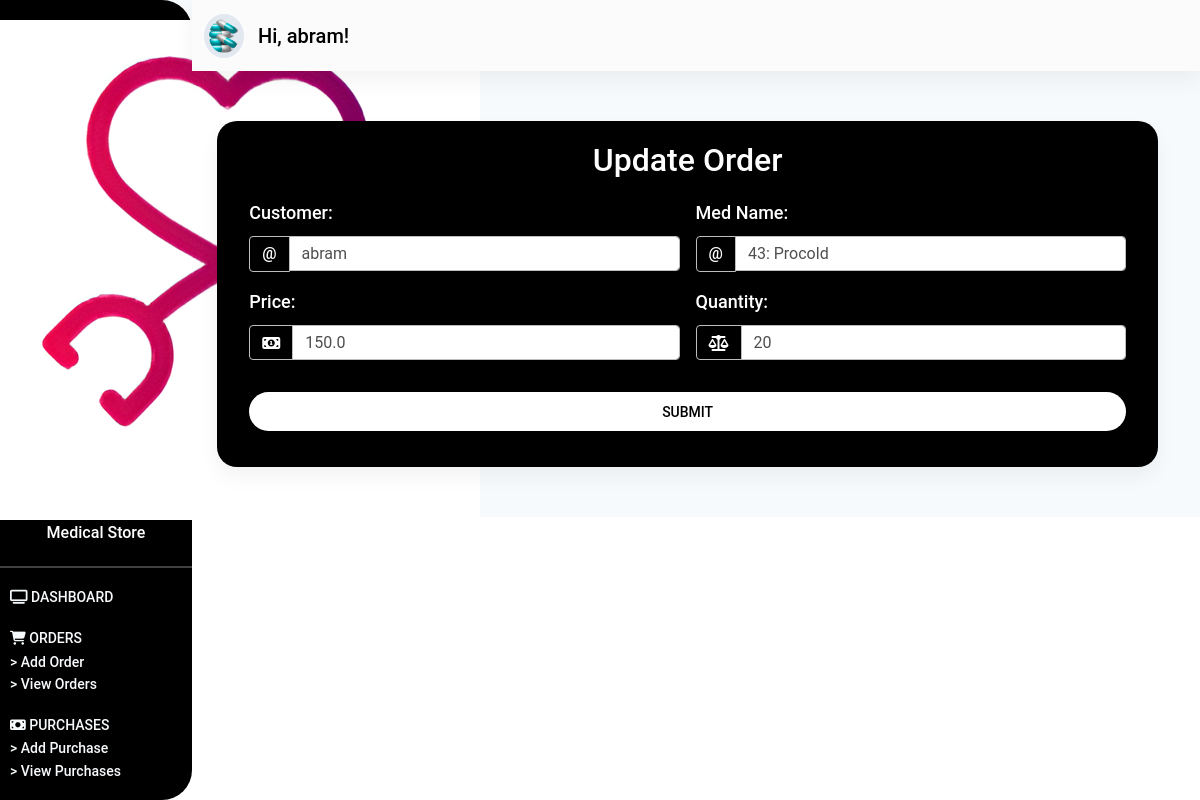
Page /customer/orders/update/1/ (signed in) on the committed database.
### customer/models.py (models this page shows, shortened)
class Order(models.Model):
    customer = models.ForeignKey(User, on_delete=models.CASCADE)
    med_name = models.ForeignKey(Medicine, on_delete=models.CASCADE)
    price = models.FloatField()
    timestamp = models.DateTimeField(auto_now_add=True)
    quantity = models.IntegerField()

### store/models.py (models this page shows, shortened)
class Medicine(models.Model):
    med_code = models.IntegerField()
    med_name = models.CharField(max_length=50)
    dealer_name = models.ForeignKey(Dealer, on_delete=models.CASCADE)
    price = models.FloatField()
    stock = models.IntegerField()
    description = models.TextField()
    def __str__(self):
        return f"{self.med_code}: {self.med_name}"

### customer/views.py (the view, shortened to what this page needs)
# urls.py: path('orders/update/<int:pk>/', update_order_page, name="update-order"),
@login_required(login_url="/login/customer/")
def update_order_page(request, pk):
    order = Order.objects.get(id=pk)
    form = AddOrderForm(instance=order)
    context = {
        "form": form
    }
    return render(request, "store/customer/update-order.html", context)

### store/templates/store/customer/update-order.html (shortened to what this page needs)
{% extends 'store/base.html' %}
{% load static %}
{% block content %}
    <section id="dashboard_section" class="dashboard_section">
        {% include "store/_dashboard-customer.html" %}
        <div class="container-fluid">
            <div class="add_dealer">
                <div class="purchase__card card">
                    <p class="h2">
                        Update Order
                    </p>
                    <div class="add__dealer__form">
                        <div class="container">
                            <form class="row g-3 needs-validation" method="POST">
                                <div class="col-md-6">
                                    <label for="validationCustomCustomerName" class="form-label">
                                        Customer:
                                    </label>
                                    <div class="input-group">
                                        <span class="input-group-text" id="inputGroupPrepend">@</span>
                                        {{ form.customer }}
                                    </div>
                                </div>
                                <div class="col-md-6">
                                    <label for="validationCustomMedName" class="form-label">
                                        Med Name:
                                    </label>
                                    <div class="input-group">
                                        <span class="input-group-text" id="inputGroupPrepend">@</span>
                                        {{ form.med_name }}
                                    </div>
                                </div>
                                <div class="col-md-6">
                                    <label for="validationPrice" class="form-label">
                                        Price:
                                    </label>
                                    <div class="input-group">
                                        <span class="input-group-text" id="inputGroupPrepend">
                                            <i class="fa fa-money" aria-hidden="true"></i>
                                        </span>
                                        {{ form.price }}
                                    </div>
                                </div>
                                <div class="col-md-6">
                                    <label for="validationQuantity" class="form-label">
                                        Quantity:
                                    </label>
                                    <div class="input-group">
                                        <span class="input-group-text" id="inputGroupPrepend">
                                            <i class="fa fa-balance-scale" aria-hidden="true"></i>
                                        </span>
                                        {{ form.quantity }}
                                    </div>
                                </div>
                                <div class="col-12 pt-3">
                                    <div class="col-12 pb-3">
                                        <button class="btn btn-block login-button" type="submit">
                                            Submit
                                        </button>
                                    </div>
                                </div>
                            </form>
                        </div>
                    </div>
                </div>
            </div>
        </div>
    </section>
{% endblock content %}

### store/templates/store/_dashboard-customer.html (shortened to what this page needs)
{% load static %}
<div class="dashboard_header" id="sidebarToggleButton">
    <div class="dasboard_sidebar">
        <nav class="sidenav_bar sidenav-d-none" id="sideNavBar">
            <div class="dashboard_logo">
                <div class="logo_flex">
                    <span class="text">
                        Medical Store
                    </span>
                </div>
            </div>
            <hr class="hr_sidenav">
            <div class="sidebar_main">
                <ul class="sidebar">
                    <li class="sidebar_item">
                        <a href="{% url 'store:dashboard-admin' %}" class="item_link">
                            <i class="fa fa-television" aria-hidden="true"></i>
                            <span class="item_text sidebar_active">
                                Dashboard
                            </span>
                        </a>
                    </li>
                    <li class="sidebar_item">
                        <a class="item_link" id="dealerID">
                            <i class="fa fa-shopping-cart" aria-hidden="true"></i>
                            <span class="item_text">
                                Orders
                            </span>
                        </a>
                        <div class="dealer__items" id="dealerItems">
                            <a href="{% url "customer:add-order" %}" class="dealer__item">
                                > Add Order
                            </a>
                            <a href="{% url "customer:view-orders" %}" class="dealer__item">
                                > View Orders
                            </a>
                        </div>
                    </li>
                    <li class="sidebar_item" id="purchaseID">
                        <a class="item_link">
                            <i class="fas fa-money-bill    "></i>
                            <span class="item_text">
                                Purchases
                            </span>
                        </a>
                        <div class="purchase__items" id="purchaseItems">
                            <a href="{% url 'customer:add-purchase' %}" class="dealer__item">
                                > Add Purchase
                            </a>
                            <a href="{% url 'customer:view-purchases' %}" class="dealer__item">
                                > View Purchases
                            </a>
                        </div>
                    </li>
                </ul>
            </div>
        </nav>
    </div>
    <div class="dashboard_navbar" id=mainNavBar>
        <nav class="navbar navbar-expand-sm navbar-light bg-light sticky-top">
            <div class="container-fluid">
                <a class="navbar-brand nav_image" href="#">
                    <img src="{% static 'images/medicine.png' %}" alt="" class="img-responsive">
                    <span class="nav_span">
                        Hi, {{ request.user.username }}!
                    </span>
                </a>
            </div>
        </nav>
    </div>
</div>

### store/static/css/styles.css (style rules this page uses)
* { margin: 0%; padding: 0%; box-sizing: border-box; }
label.form-label { color: #fff !important; font-size: 18px; font-weight: 550; }
span.input-group-text { color: #fff !important; font-weight: 550; }
button.login-button { background-color: #fff; border-radius: 20px; font-size: 14px; font-weight: 550; color: #000 !important; }
a.nav_image img { width: 40px; background-color: #e2e8f0; padding: 5px; color: #000 !important; border-radius: 50%; }
span.nav_span { font-weight: 550; color: #000; margin-left: 10px; }
span.sidebar_active { font-weight: 550; }
div.dashboard_navbar { margin-left: 12rem; }
nav.sidenav_bar { width: 12rem; height: 100%; padding-bottom: 50px; position: fixed; background: #000; border-radius: 0px 30px 30px 0px; }
div.dashboard_logo { margin-top: 20px; margin-bottom: 20px; text-align: center; }
div.dashboard_logo span.text { color: #fff !important; font-weight: 550; }
hr.hr_sidenav { background-color: #fff; height: 2px; }
ul.sidebar { list-style: none; padding: 0; margin: 0; display: flex; flex-direction: column; align-items: flex-start; margin-left: 10px; }
li.sidebar_item { margin-bottom: 1rem; }
li.sidebar_item a { color: #f7fafc; font-size: 14px; font-weight: 500; }
li.sidebar_item span.item_text { text-transform: uppercase; }
div.dealer__items, div.medicine__items, div.employee__items, div.customer__items, div.purchase__items { display: flex; flex-direction: column; }
a.dealer__item { color: #f7fafc; font-size: 14px; }
section.dashboard_section { --bg-opacity: 1; background-color: #f7fafc; background-size: contain; }
div.add_dealer { margin-top: 50px; padding-bottom: 50px; }
div.dealer__card, div.medicine__card, div.employee__card, div.customer__card, div.purchase__card, div.confirm__card { padding: 20px; background-color: #000; width: 80%; margin: auto; margin-right: 30px; border-radius: 20px; }
div.dealer__card p.h2, div.medicine__card p.h2, div.employee__card p.h2, div.customer__card p.h2, div.purchase__card p.h2, div.confirm__card p.h2 { text-align: center; color: #fff; margin-bottom: 20px; font-weight: 550; }

### rows in the picture
Order: customer "abram", price "150.0", quantity "20"
Medicine: med_name "43: Procold"

### other values in the picture
{{ request.user.username }} "abram"
